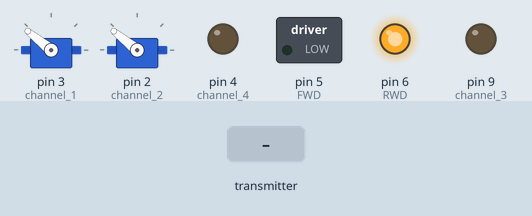
Simulated run of this sketch. Board: Arduino Pro Mini, built with avr-gcc and run on an emulated ATmega328P. Parts: 2 × servo, switched loads named in the sketch (green lamp = pin HIGH), output pins drawn as LEDs (lit = HIGH). The inputs (shaded band) are chosen by the test bench. No radio packets arrive unless stated.

Above: at 1.2 s.
1.3 s: the transmitter starts sending ch1 = 0
At 2.5 s:
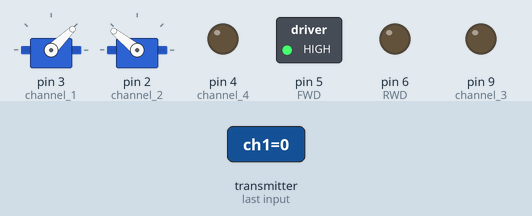
2.8 s: the transmitter starts sending ch2 = 0
At 3.7 s:
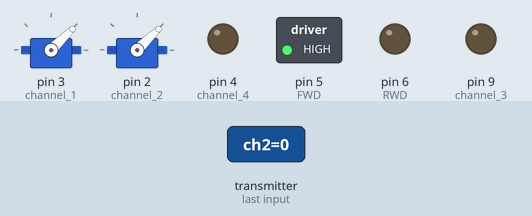
4.3 s: the transmitter starts sending ch1 = 64
At 4.8 s:
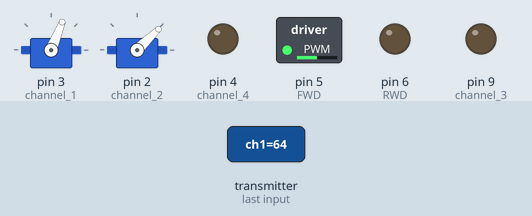
5.8 s: the transmitter starts sending ch2 = 64
At 7.0 s:
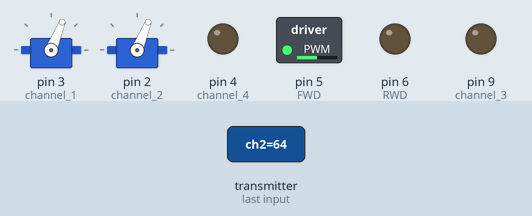
7.3 s: the transmitter starts sending ch1 = 128
At 8.3 s:
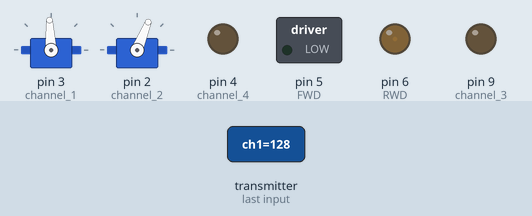
8.8 s: the transmitter starts sending ch2 = 128
At 9.4 s:
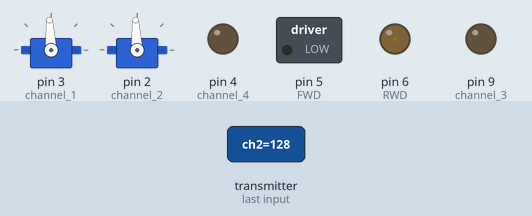
Timing chart, 0 to 11.3 s (numbered marks = the images above; inputs shaded):
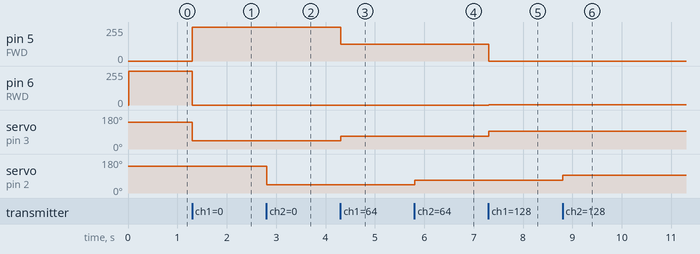

Measured:
- after the input at 1.3 s, pin 5 (FWD): 0/255 → 255/255 at once; pin 6 (RWD): 255/255 → 0/255 at once; servo on pin 3 (channel_1): 141° → 44° at once
- after the input at 2.8 s, servo on pin 2 (channel_2): 141° → 44° at once
- after the input at 4.3 s, pin 5 (FWD): 255/255 → 126/255 at once; servo on pin 3 (channel_1): 44° → 68° at once
- after the input at 5.8 s, servo on pin 2 (channel_2): 44° → 68° at once
- after the input at 7.3 s, pin 5 (FWD): 126/255 → 0/255 at once; pin 6 (RWD): 0/255 → 1/255 at once; servo on pin 3 (channel_1): 68° → 93° at once
- after the input at 8.8 s, servo on pin 2 (channel_2): 68° → 93° at once

The sketch:

Receiver_Test_Code.ino
```cpp
/*
    NRF24L01 // Arduino Pro Mini

    GND    ->   GND
    Vcc    ->   3.3V
    CE     ->   D7
    CSN    ->   D8
    CLK    ->   D13
    MOSI   ->   D11
    MISO   ->   D12

This Code receiver 4 Channel and PWM Output D3
Please, like share and subscribe : https://www.youtube.com/channel/UCbQR6fCLCjeRXikEqxksrPg
*/


#include <SPI.h>
#include <nRF24L01.h>
#include <RF24.h>
#include <Servo.h>

const uint64_t pipeIn = 0xE8E8F0F0E1LL;     //  this code is the same as in the transmitter
RF24 radio(7, 8);  // CE and CSN

// The sizeof this struct should not exceed 32 bytes
struct Received_data {
  byte ch1;
  byte ch2;
  byte ch3;
  byte ch4;
  byte ch5;
  byte ch6;
  byte ch7;
  byte ch8;
};

Received_data received_data;

Servo channel_1;
Servo channel_2;


//Channel signal on pins D9 and D4
const int channel_3 = 9;
const int channel_4 = 4;

//Motor Driver signal on pins D5 and D6
int FWD = 5;
int RWD = 6;

int throttle;
int Speed = 0;

int ch1_value = 1;
int ch2_value = 1;
int ch3_value = 1;
int ch4_value = 0;
int ch5_value = 0;
int ch6_value = 0;
int ch7_value = 1;
int ch8_value = 0;


void reset_the_Data()
{

  // 'safe' values to use when NO radio input is detected
  received_data.ch1 = 255;      //Throttle (channel 1) to 255
  received_data.ch2 = 255;
  received_data.ch3 = 0;
  received_data.ch4 = 0;
  received_data.ch5 = 0;
  received_data.ch6 = 1;
  received_data.ch7 = 0;
  received_data.ch8 = 0;

}


/**************************************************/

void setup()
{
  //Attach the servo signal on pins from D3 and D2
  channel_1.attach(3);
  channel_2.attach(2);

  //Attach the Motor Driver signal on pins from D9 and D4
  pinMode(channel_3, OUTPUT);
  pinMode(channel_4, OUTPUT);
  pinMode(FWD, OUTPUT);
  pinMode(RWD, OUTPUT);


  //We reset the received values
  reset_the_Data();

  //Once again, begin and radio configuration
  radio.begin();
  radio.setAutoAck(false);
  radio.setDataRate(RF24_250KBPS);
  radio.openReadingPipe(1,pipeIn);
  radio.startListening();
}

/**************************************************/

unsigned long lastRecvTime = 0;

//We create the function that will read the data each certain time
void receive_the_data()
{
    while(radio.available()){
      radio.read(&received_data, sizeof(Received_data));
      lastRecvTime = millis(); //Here we receive the data
      }
}

/**************************************************/

void loop()
{
  //Receive the radio data
  receive_the_data();

  //This small if will reset the data if signal is lost for 1 sec.
  unsigned long now = millis();
  if ( now - lastRecvTime > 1000 ) {
    // signal lost?
    reset_the_Data();
    //Go up and change the initial values if you want depending on
    //your aplications. Put 0 for throttle in case of drones so it won't
    //fly away
  }

throttle = received_data.ch1;
if(throttle >= 127){

    Speed = map(throttle , 127, 255, 0, 255);
    digitalWrite(FWD, LOW);
    analogWrite(RWD, Speed);

  }
  else {

    Speed = map(throttle,127,0, 0, 255);
    analogWrite(FWD, Speed);
    digitalWrite(RWD, LOW);

  }

  ch1_value = map(received_data.ch1,0,255,1000,2000);
  ch2_value = map(received_data.ch2,0,255,1000,2000);

  //Creathe the PWM signals
  channel_1.writeMicroseconds(ch1_value);
  channel_2.writeMicroseconds(ch2_value);

}//Loop end
```
